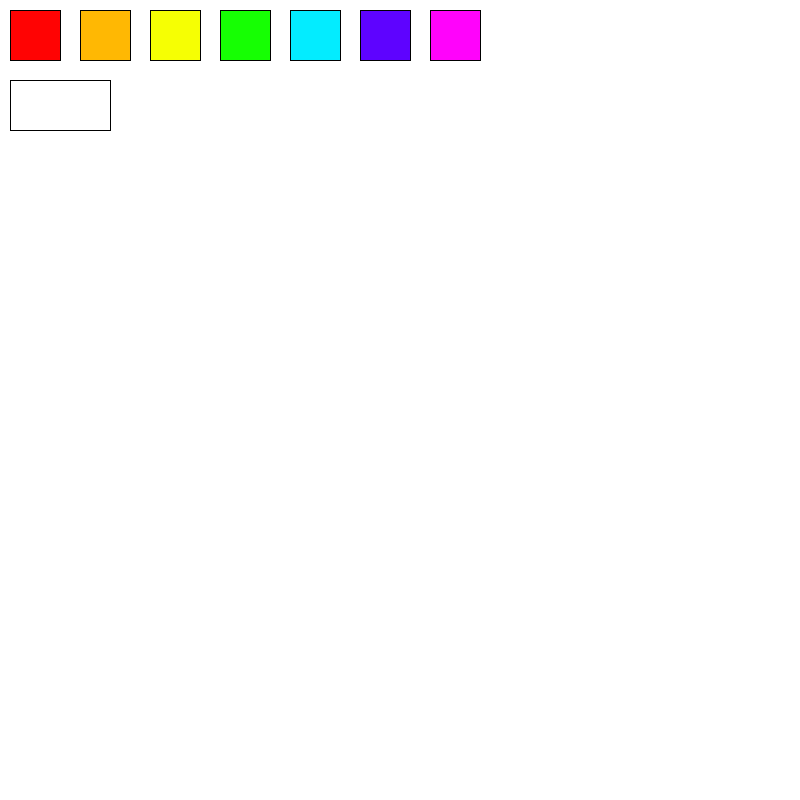
Frame 1 (no input)
Frame 60 (the mouse pressed at the canvas centre just before this capture): identical to frame 1, image omitted
Frame 120 (the mouse held since frame 60 and released just before this capture): identical to frame 1, image omitted

The Processing sketch that drew this single still picture (run headless with seeded random() and noise(); from frame 60 on, the mouse is pressed at the canvas centre):

// Processing sketch: farvet_firkant
// ── farvet_firkant.pde
boolean mouseHover=true;

void setup(){
  size(800,800);
  
}
void draw(){
  background(255);
  
  fill(255,3,3);
  square(10,10,50);
  fill(255,184,3);
  square(80,10,50);
  fill(246,255,3);
  square(150,10,50);
  fill(22,255,3);
  square(220,10,50);
  fill(3,236,255);
  square(290,10,50);
  fill(94,3,255);
  square(360,10,50);
  fill(255,3,251);
  square(430,10,50);
  
  fill(255);
  rect(10,80,100,50);
  if(mouseX>=10 && mouseX<=60 && mouseY>=10 && mouseY<=60){
  fill(255,3,3);
  rect(10,80,100,50);
  }
  else if(mouseX>=80 && mouseX<=130 && mouseY>=10 && mouseY<=60){
  fill(255,184,3);
  rect(10,80,100,50);
  }
  
  
  
  }
